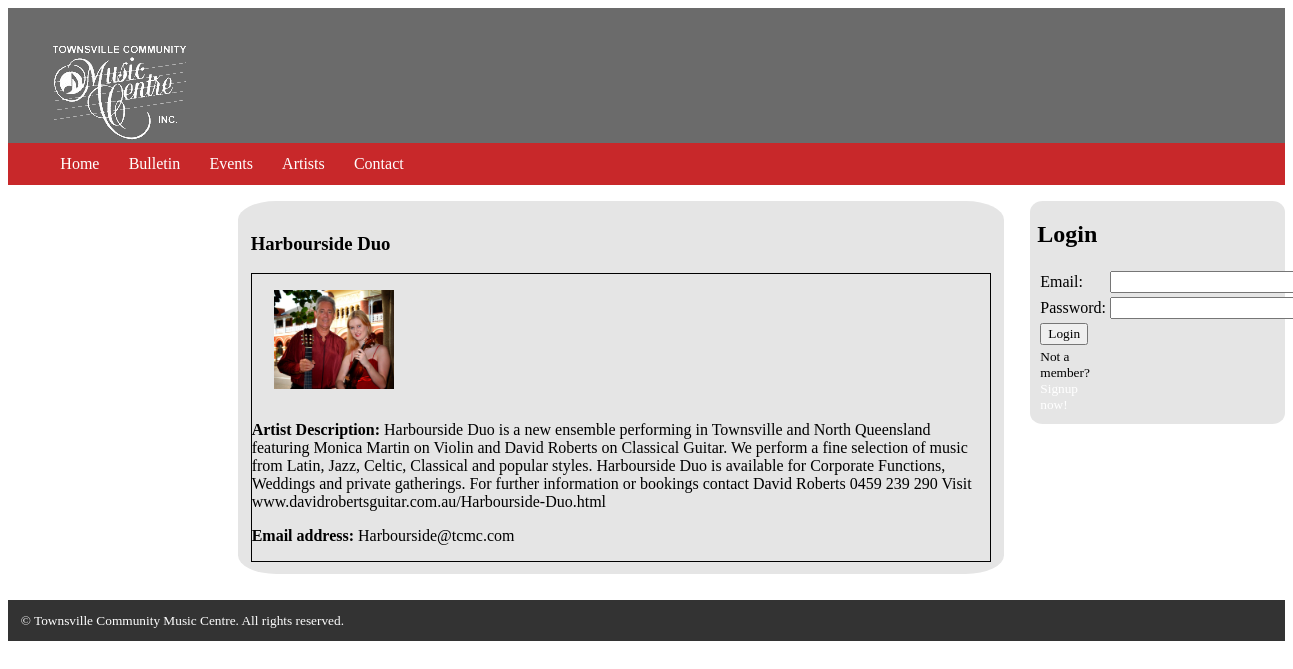
Screenshot of /a2template/artist_description.php?artist_id=4&artist_name=Harbourside Duo with the database file from the repository.
### tables this page shows
CREATE TABLE "artistInput" (
  "artist_id" integer NOT NULL DEFAULT '0' PRIMARY KEY AUTOINCREMENT,
  "artist_name" text NOT NULL,
  "artist_description" text NULL,
  "email" text NOT NULL,
  "music_genre" text NULL,
  "location" text NOT NULL,
  "created_by" integer NOT NULL,
  FOREIGN KEY ("created_by") REFERENCES "users" ("id") ON DELETE NO ACTION ON UPDATE NO ACTION
);

### a2template/artist_description.php (the view, shortened to what this page needs)
<?php
	include("dbconnect.php");
?>
<!DOCTYPE html PUBLIC "-//W3C//DTD XHTML 1.0 Transitional//EN" "http://www.w3.org/TR/xhtml1/DTD/xhtml1-transitional.dtd">
<html xmlns="http://www.w3.org/1999/xhtml">
	<?php include("inc/header.php"); ?>
	<body>
    	<div id="main-wrapper">
            <?php include("inc/navigation.php"); ?>
            <section id="main-content">
                <article>
                    <div>
                  		<?php
						echo"<h1>". $_GET["artist_name"]. "</h1>";
						$sql = "SELECT * FROM artistInput WHERE artist_id = $_GET[artist_id]";
						foreach($dbh->query($sql) as $row){
							echo'<section>';
								echo "<ul class='list_format'>";
									echo "<li><p><img width='20%' height='20%' src='" . $row['location'] . "'></p></li>";
									echo '<p><strong> Artist Description: </strong>' . $row['artist_description'] . '</p>';
									echo '<p><strong>Email address: </strong>' . $row['email'] . '</p>';
								echo "</ul>";
							echo"</section>";
						}
						?>
                    </div>
                </article>
            </section>
            <aside>
                <div class="side-box">
                	<?php
						function displayLogin() {
							if (!$_SESSION['id']) {
								echo "<table><form action='bulletin.php' method='post'><tr>"
								."<h1>Login</h1>"
								."<td>Email:</td><td><input type='text' name='email' size='30'></td></tr>"
								."<tr><td>Password:</td><td><input type='password' name='password' size='30'></td></tr>"
								."<tr><td><input type='submit' value='Login' name='login'></td></tr>"
								."<tr><td><small>Not a member?<a href='register.php'>Signup now!</a></small></td></tr>"
								."</form></table>";
							}
						}
						displayLogin();
					?>
                </div>
            </aside>
            <?php include("inc/footer.php"); ?>
        </div>
	</body>
</html>

### a2template/style.css (style rules this page uses)
* { -webkit-box-sizing: border-box; -moz-box-sizing: border-box; box-sizing: border-box; font-family: Baskerville, "Palatino Linotype", Palatino, "Century Schoolbook L", "Times New Roman", serif; }
#main-wrapper { width: 100%; margin: 0 auto; }
.primary ul li a, a:link { text-decoration: none; color: #FFFFFF; }
#main-content { background: #E5E5E5; margin-left: 18%; width: 60%; padding: 1% 1% 1% 1%; color: #000000; margin-bottom: 2%; float: left; border-radius: 5%; }
aside { width: 20%; background: #E5E5E5; float: right; border-radius: 5%; }
.side-box { padding: 0% 3% 3% 3%; border-radius: 5%; font-family: Baskerville, "Palatino Linotype", Palatino, "Century Schoolbook L", "Times New Roman", serif; }
footer a, a:link { text-decoration: none; color: #FFFFFF; }
.list_format { margin:0; padding:0; list-style-type:none; float:float; border-style:solid; border-width:1px; }
.list_format > li { margin-left: 3%; display:inline-block; padding:0; }

### rows the page displays
artistinput: location (picture), artist_description "Harbourside Duo is a new ensemble performing in Townsville and North Queensland featuring Monica Martin on Violin and David Roberts on Classical Guitar. We perform a fine selection of music from Latin, Jazz, Celtic, Classical and popular styles. Harbourside Duo is available for Corporate Functions, Weddings and private gatherings. For further information or bookings contact David Roberts 0459 239 290 Visit www.davidrobertsguitar.com.au/Harbourside-Duo.html", email "Harbourside@tcmc.com"

### other values shown
$_GET["artist_name"] "Harbourside Duo"
